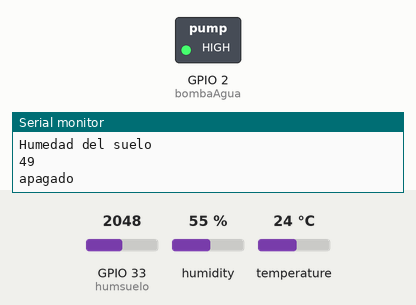
This sketch was run on a simulated ESP32. Parts: switched loads named in the sketch (green lamp = pin HIGH), the last lines printed to the serial monitor. The test bench sets the inputs (shaded band); at power-on: GPIO 33 (humsuelo) = 2048, humidity 55 %, temperature 24 °C. WiFi joins after 1.5 s; servers stay silent unless stated.

Above: at 2.7 s.
2.8 s: GPIO 33 (humsuelo) set to 3187
5.3 s: GPIO 33 (humsuelo) set to 3296
At 6.9 s:
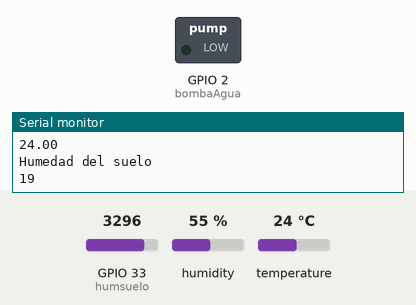
11.2 s: GPIO 33 (humsuelo) set to 2866
At 12.1 s:
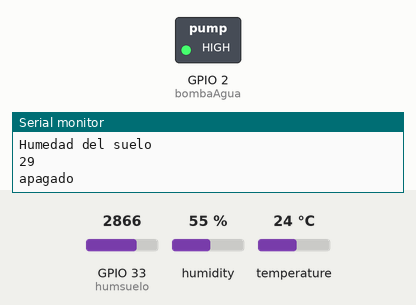
13.5 s: GPIO 33 (humsuelo) set to 3603
At 15.4 s:
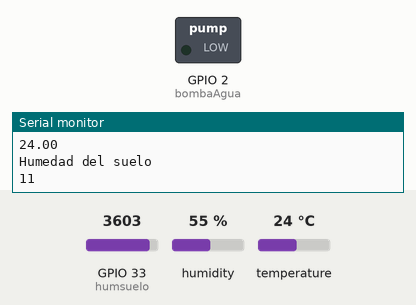
Timing chart, 0 to 16.9 s (numbered marks = the images above; inputs shaded):
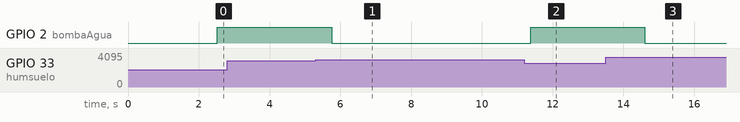

The sketch:

conjunto_relay.ino
```cpp
//librerias

#include <WiFi.h>
#include "FirebaseESP32.h"
#include "DHT.h"
//pines

#define DHTTYPE DHT11
#define DHTPIN 23
const int humsuelo = 33;
int bombaAgua = 2;
//variables entorno
int valHumsuelo;
const char* ssid = "TP-Link_33A2";
const char* pass = "14642814";

//credenciales proyecto Firebase
#define FIREBASE_HOST "ardu-cfdaa-default-rtdb.firebaseio.com"
#define FIREBASE_AUTH "120UVzgFFNp6gzjg4YrQvW0wA6gWDBZ2ya5I8iKR"

//Firebase Data Object
WiFiClient client;
FirebaseData firebaseData;
String ruta = "Ejemplo_01";

DHT dht(DHTPIN, DHTTYPE);
 double h;
 double t;
void setup() {
  // put your setup code here, to run once:
  Serial.begin(115200);
 Serial.println("DHTxx test!");
 WiFi.begin(ssid, pass);
 Serial.print("Se está conectando a la red WiFi denominada ");
 Serial.println(ssid);
  /*Mientras se realiza la conexión a la red, aparecerán puntos, hasta que se realice la conexión*/
  while (WiFi.status() != WL_CONNECTED) {
        delay(500);
        Serial.print(".");
    }
  Serial.println("");
  Serial.println("WiFi connected");
  Serial.println("IP address: ");
  Serial.println(WiFi.localIP());
 pinMode(humsuelo, INPUT);
 dht.begin();
 pinMode(bombaAgua, OUTPUT);
 Firebase.begin(FIREBASE_HOST, FIREBASE_AUTH);
 Firebase.reconnectWiFi(true);
   if (isnan(h) || isnan(t)) {
      Serial.println("Failed to read from DHT sensor!");
      return;
   }

}

void loop() {
  // put your main code here, to run repeatedly:
  delay(1000);
 h = dht.readHumidity();
 t = dht.readTemperature();
 Serial.println("Humedad: ");
   Serial.println(h);
   Serial.println(", Temperatura: ");
   Serial.println(t);
   Serial.println();
   valHumsuelo = map(analogRead(humsuelo),4092,0,0,100);
  Serial.println("Humedad del suelo");
  Serial.println(valHumsuelo);
  if(t<=27&&valHumsuelo<=20){
     digitalWrite(bombaAgua, LOW);
     delay(4000);
     Serial.println("Bomba activada");
     Firebase.setString(firebaseData, ruta+ "/Mensaje","Sistema de riego activado");
  }else{
    digitalWrite(bombaAgua, HIGH);
    Serial.println("apagado");
    Firebase.setString(firebaseData, ruta+ "/Mensaje","Sistema de riego apagado");
  }

Firebase.setInt(firebaseData, ruta+ "/Temperatura",t);
Firebase.setInt(firebaseData, ruta+ "/Humedad", h);
Firebase.setInt(firebaseData, ruta+ "/Humedad Tierra",valHumsuelo);

}
```

Measured:
- the behaviour switches between 3232 and 3233 on GPIO 33 (humsuelo) (found by bisection; images 0 and 1)
- after the input at 5.3 s, GPIO 2 (bombaAgua): HIGH → LOW after 0.45 s
- after the input at 11.2 s, GPIO 2 (bombaAgua): LOW → HIGH after 0.18 s
- after the input at 13.5 s, GPIO 2 (bombaAgua): HIGH → LOW after 1.1 s
